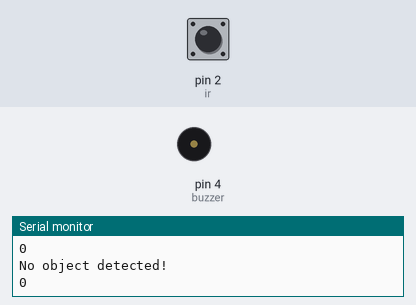
This sketch was run on a simulated Arduino Uno, built with avr-gcc and run on an emulated ATmega328P. Shown: buzzer (waves = sounding, pin HIGH), the last lines printed to the serial monitor. Inputs (shaded band) come from the test bench; at power-on: pin 2 (ir) LOW.

Above: at 1.2 s.
1.3 s: pin 2 (ir) driven HIGH
At 2.5 s:
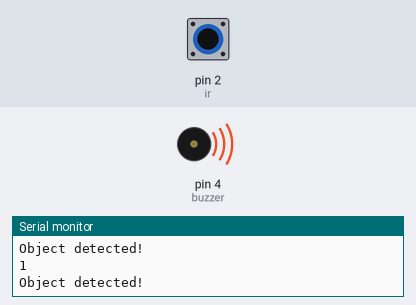
2.8 s: pin 2 (ir) driven LOW
At 4.0 s:
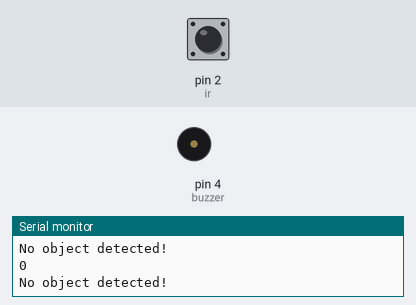
4.3 s: pin 2 (ir) pulsed HIGH 2 times (0.12 s each, 0.3 s apart)
At 4.39 s:
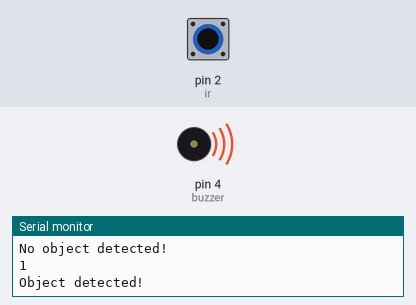
7.9 s: pin 2 (ir) pulsed HIGH 5 times (0.12 s each, 0.3 s apart)
At 9.8 s:
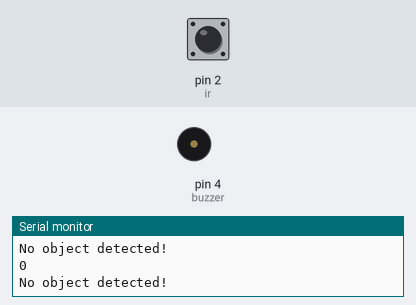
Timing chart, 0 to 11.3 s (numbered marks = the images above; inputs shaded):
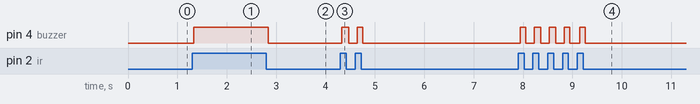

Measured:
- after the input at 1.3 s, pin 4 (buzzer): LOW → HIGH at once
- after the input at 2.8 s, pin 4 (buzzer): HIGH → LOW at once
- after the input at 4.3 s, pin 4 (buzzer): alternates HIGH for 0.12 s and LOW for 0.17 s, 4 changes in all, then stays LOW, starting at once
- after the input at 7.9 s, pin 4 (buzzer): alternates HIGH for 0.11 s and LOW for 0.17 s, 10 changes in all, then stays LOW, starting at once

The sketch:

IR_object_detection.ino
```cpp
int ir=2;
int irState=3;
int buzzer=4;

void setup() {
  pinMode(ir, INPUT);
  pinMode(buzzer, OUTPUT);
  Serial.begin(9600);

}

void loop() {
  irState=digitalRead(ir);
  Serial.println(irState);
  if (irState==HIGH) {
    Serial.println("Object detected!");
    digitalWrite(buzzer, HIGH);
  }
  else{
    Serial.println("No object detected!");
    digitalWrite(buzzer, LOW);
  }

}
```
